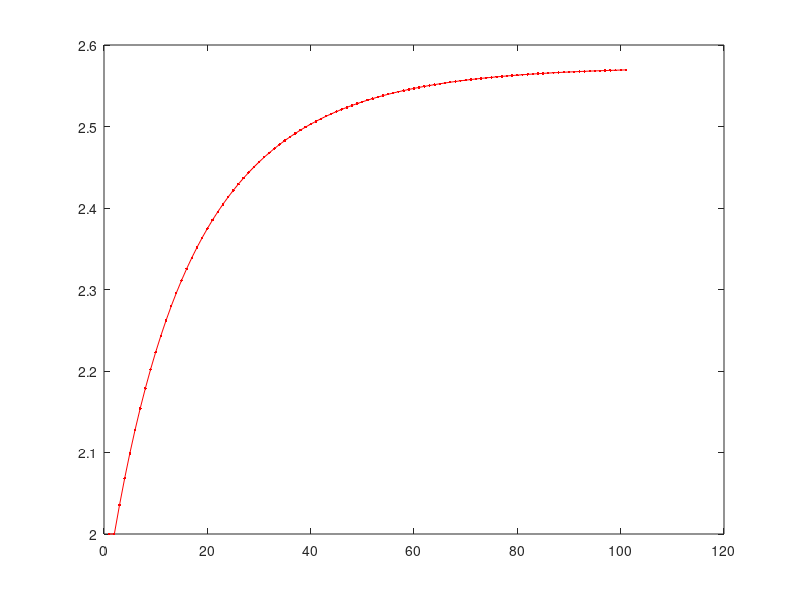

The MATLAB source for this figure:
clear
clc
% Fixed Point Method to find the root of a function
% g: Function handle for g(x)
% x0: Initial guess
% tol: Tolerance for the root
% maxIter: Maximum number of iterations


% Define the function g(x) derived from f(x) = 0
% Here, we re-arrange the polynomial x^3 - 7x^2 + 14.5x - 8 = 0
% to x = sqrt((x^3 + 14.5x - 8) / 7) as an example
g = @(x) sqrt((x^3 + 14.5 * x - 8) / 7);

% Initial guess
x0 = 2;

% Tolerance and maximum number of iterations
tolerance = 1e-6;
maxIterations = 100;
x = x0;
root=[x];
for i = 1:maxIterations
    root=[root,x];
    x_new = g(x);
   % disp(['The x_new is: ', num2str(g(x))]);
    if abs(x_new - x) < tolerance
        root = x_new;
        x=x_new;
        break;
    end
    x = x_new;
end


% Display the root
%fprintf('\n');
disp(['The root is: ', num2str(x)]);
plot(root, '-r.');

